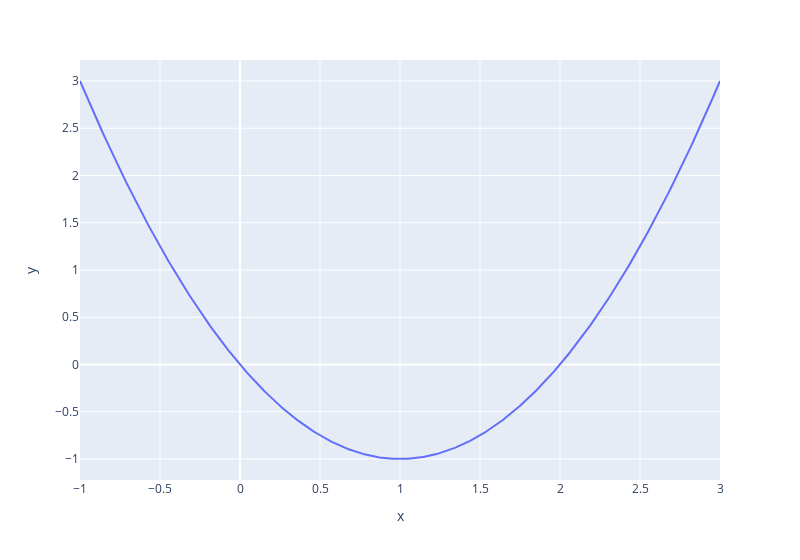

The cell this chart's notebook holds for it:
### Code cell
x = np.linspace(-1, 3, 1000)

fig = px.line(x=x, y=objective_function(x), width=800)
fig.show()

### Figure 1 — Plotly figure (JSON) as saved in the notebook; plotly's stock layout.template omitted (floating-point values rounded to 4 significant figures; data arrays with more than 128 entries replaced by an {"elided": "..."} marker saying what was removed)
{"data": [{"hovertemplate": "x=%{x}<br>y=%{y}<extra></extra>", "legendgroup": "", "line": {"color": "#636efa", "dash": "solid"}, "marker": {"symbol": "circle"}, "mode": "lines", "name": "", "orientation": "v", "showlegend": false, "type": "scatter", "x": {"elided": "1000 float values"}, "xaxis": "x", "y": {"elided": "1000 float values"}, "yaxis": "y"}], "layout": {"legend": {"tracegroupgap": 0}, "margin": {"t": 60}, "width": 800, "xaxis": {"anchor": "y", "domain": [0, 1], "title": {"text": "x"}}, "yaxis": {"anchor": "x", "domain": [0, 1], "title": {"text": "y"}}}}
